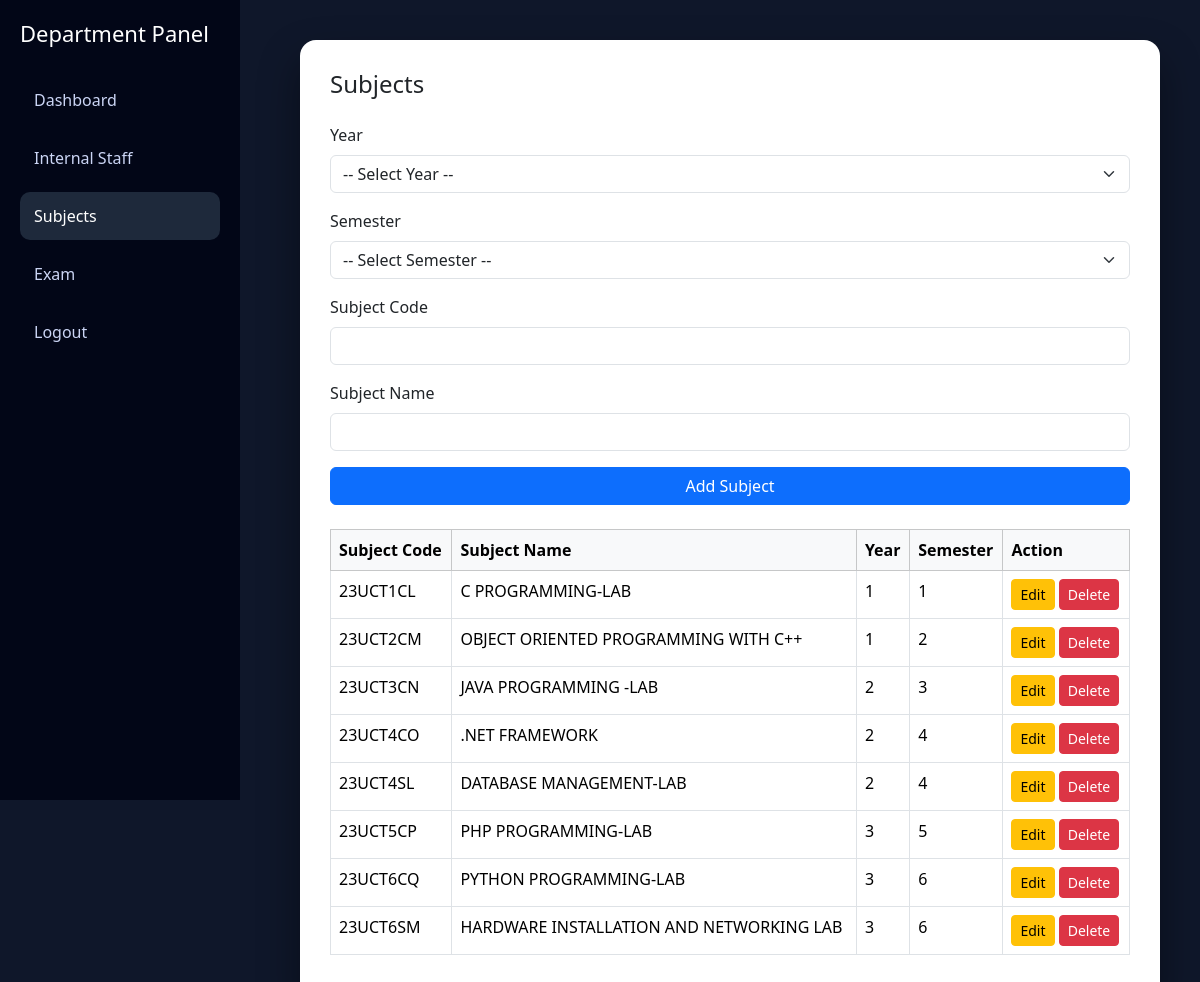
Screenshot of /department/dept_subjects.php (signed in) with the database file from the repository.
### tables this page shows
CREATE TABLE IF NOT EXISTS `subjects` (
  `id` int NOT NULL AUTO_INCREMENT,
  `subject_code` varchar(50) NOT NULL,
  `subject_name` varchar(150) NOT NULL,
  `year` int NOT NULL,
  `semester` int NOT NULL,
  `created_by` int NOT NULL,
  `created_at` timestamp NULL DEFAULT CURRENT_TIMESTAMP,
  `department_id` int NOT NULL,
  PRIMARY KEY (`id`),
  UNIQUE KEY `uq_code_year_sem` (`subject_code`,`year`,`semester`),
  UNIQUE KEY `uq_name_year_sem` (`subject_name`,`year`,`semester`)
);

### department/dept_subjects.php (the view, shortened to what this page needs)
<?php
require '../config/db.php';
$dept_id = $_SESSION['user_id'];
$edit_mode = false;
$edit_semester = "";
$edit_code = "";
$edit_name = "";
$list = mysqli_query($conn, "
    SELECT id, subject_code, subject_name, year, semester
    FROM subjects
    WHERE department_id='$dept_id'
    ORDER BY year, semester
");
?>
<!DOCTYPE html>
<html>
<head>
<link href="https://cdn.jsdelivr.net/npm/bootstrap@5.3.2/dist/css/bootstrap.min.css" rel="stylesheet">
</head>
<body>
<?php include 'dept_sidebar.php'; ?>
<div class="content">
<div class="card-main">
<h4 class="mb-4">Subjects</h4>
<form method="post" class="mb-4">
<div class="mb-3">
<label class="form-label">Year</label>
<select name="year" id="year" class="form-select" onchange="updateSemester()" required>
<option value="">-- Select Year --</option>
</select>
</div>
<div class="mb-3">
<label class="form-label">Semester</label>
<select name="semester" id="semester" class="form-select" required>
<?php if ($edit_mode): ?>
<option value="<?= $edit_semester ?>" selected><?= $edit_semester ?></option>
<?php else: ?>
<option value="">-- Select Semester --</option>
<?php endif; ?>
</select>
</div>
<div class="mb-3">
<label class="form-label">Subject Code</label>
<input type="text" name="subject_code" class="form-control"
value="<?= $edit_code ?>" required
oninput="this.value=this.value.toUpperCase()">
</div>
<div class="mb-3">
<label class="form-label">Subject Name</label>
<input type="text" name="subject_name" class="form-control"
value="<?= $edit_name ?>" required
oninput="this.value=this.value.toUpperCase()">
</div>
<button class="btn btn-<?= $edit_mode?'warning':'primary' ?> w-100">
<?= $edit_mode ? 'Update Subject' : 'Add Subject' ?>
</button>
</form>
<table class="table table-bordered">
<thead class="table-light">
<tr>
<th>Subject Code</th>
<th>Subject Name</th>
<th>Year</th>
<th>Semester</th>
<th>Action</th>
</tr>
</thead>
<tbody>
<?php while ($r = mysqli_fetch_assoc($list)): ?>
<tr>
<td><?= $r['subject_code'] ?></td>
<td><?= $r['subject_name'] ?></td>
<td><?= $r['year'] ?></td>
<td><?= $r['semester'] ?></td>
<td>
<a href="?edit=<?= $r['id'] ?>" class="btn btn-warning btn-sm">Edit</a>
<a href="?delete=<?= $r['id'] ?>"
   class="btn btn-danger btn-sm"
   onclick="return confirm('Delete this subject?')">Delete</a>
</td>
</tr>
<?php endwhile; ?>
</tbody>
</table>
</div>
</div>
</body>
</html>

### department/dept_subjects.php (style rules this page uses)
body { margin: 0; background:#0f172a; font-family: system-ui; }
.content { margin-left:260px; padding:40px; }
.card-main { background:#fff; border-radius:16px; padding:30px; box-shadow:0 20px 40px rgba(0,0,0,0.4); }

### rows the page displays
subjects: subject_code "23UCT1CL", subject_name "C PROGRAMMING-LAB", year "1", semester "1"
subjects: subject_code "23UCT2CM", subject_name "OBJECT ORIENTED PROGRAMMING WITH C++", year "1", semester "2"
subjects: subject_code "23UCT3CN", subject_name "JAVA PROGRAMMING -LAB", year "2", semester "3"
subjects: subject_code "23UCT4CO", subject_name ".NET FRAMEWORK", year "2", semester "4"
subjects: subject_code "23UCT4SL", subject_name "DATABASE MANAGEMENT-LAB", year "2", semester "4"
subjects: subject_code "23UCT5CP", subject_name "PHP PROGRAMMING-LAB", year "3", semester "5"
subjects: subject_code "23UCT6CQ", subject_name "PYTHON PROGRAMMING-LAB", year "3", semester "6"
subjects: subject_code "23UCT6SM", subject_name "HARDWARE INSTALLATION AND NETWORKING LAB", year "3", semester "6"
